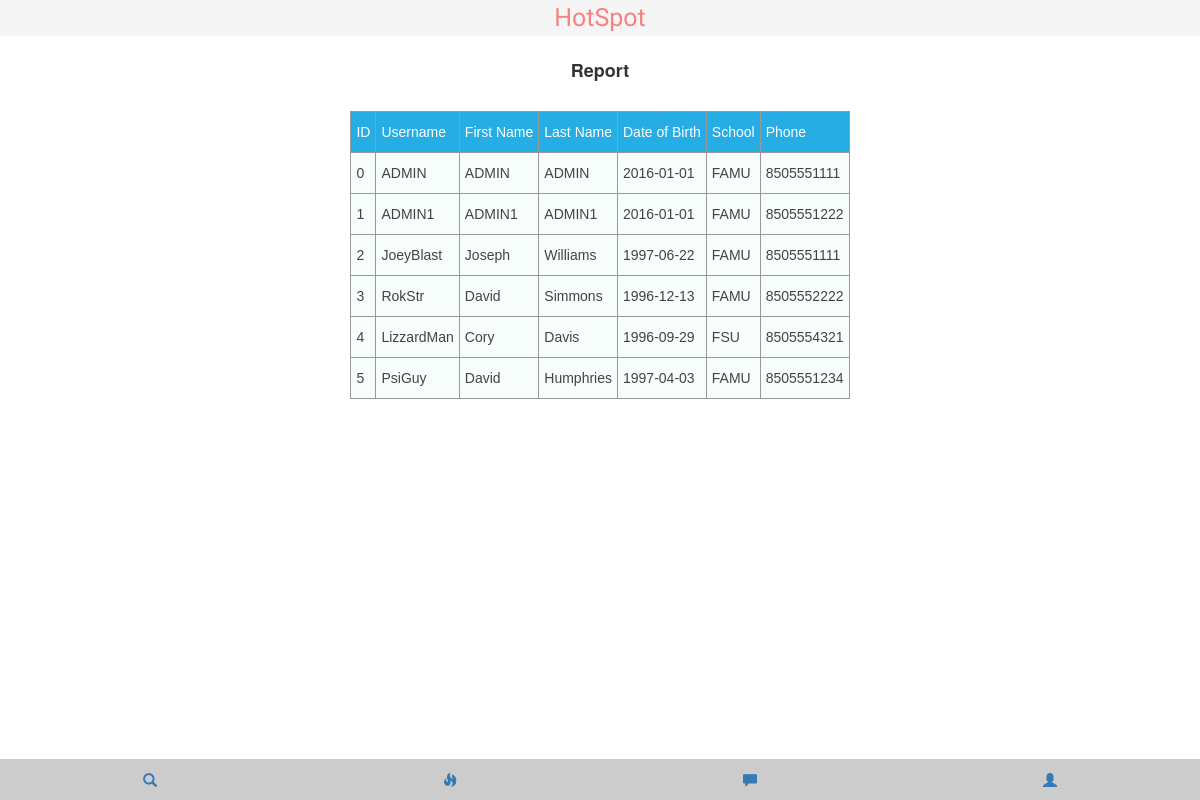
Screenshot of /admin_reportspnum.php with the database file from the repository.
### tables this page shows
CREATE TABLE `user` (
  `U_ID` int(7) NOT NULL,
  `U_ACCT_TYPE` char(1) NOT NULL,
  `U_USERNAME` char(255) NOT NULL,
  `U_F_NAME` char(255) NOT NULL,
  `U_L_NAME` char(255) NOT NULL,
  `U_DOB` date NOT NULL,
  `U_HOME_LAT_DEG` int(2) NOT NULL,
  `U_HOME_LAT_MIN` int(2) NOT NULL,
  `U_HOME_LAT_SEC` int(2) NOT NULL,
  `U_HOME_LONG_DEG` int(2) NOT NULL,
  `U_HOME_LONG_MIN` int(2) NOT NULL,
  `U_HOME_LONG_SEC` int(2) NOT NULL,
  `U_SCHOOL` char(255) DEFAULT NULL,
  `U_PHONE` bigint(20) DEFAULT NULL,
  `U_IMAGE` blob
);

### admin_reportspnum.php (the view, shortened to what this page needs)
<?php
  include("connection.php");
    $pnum = isset($_POST['pnum']) ? $_POST['pnum'] : '';
		$result = mysqli_query($conn, "select * from USER where U_PHONE LIKE '%$pnum%'" );
    include("header.php");
      echo "
      <html>
      <body>
      <head>
      <meta charset='utf-8'>
      <link rel='stylesheet' type='text/css' href='css/template.css'>
      <link rel='stylesheet' type='text/css' href='css/bootstrap-theme.min.css'>
      <meta http-equiv='X-UA-Compatible' content='IE=edge,chrome=1'>
      <meta name='viewport' content='width=device-width, initial-scale=1'>
      <script type='text/javascript' src='//cdn.jsdelivr.net/bootstrap.daterangepicker/2/daterangepicker.js'></script>
      <link rel='stylesheet' type='text/css' href='//cdn.jsdelivr.net/bootstrap.daterangepicker/2/daterangepicker.css' />
      <title>Report</title>
      </head>
      <br>
      <br>
      <br>
      <h4 align='center'><b>Report</b></h4>
      <br>
      <style type='text/css'>
     .tg  {border-collapse:collapse;border-spacing:0;border-color:#999;}
     .tg td{font-family:Arial, sans-serif;font-size:14px;padding:10px 5px;border-style:solid;border-width:1px;overflow:hidden;word-break:normal;border-color:#999;color:#444;background-color:#F7FDFA;}
     .tg th{font-family:Arial, sans-serif;font-size:14px;font-weight:normal;padding:10px 5px;border-style:solid;border-width:1px;overflow:hidden;word-break:normal;border-color:#999;color:#fff;background-color:#26ADE4;}
     .tg .tg-1oey{font-family:Impact, Charcoal, sans-serif !important;;background-color:#ffffff;color:#3531ff;vertical-align:top}
     .tg .tg-yw4l{vertical-align:top}
     .tg .tg-3we0{background-color:#ffffff;vertical-align:top}
     </style>
      <table class='tg' id= results align='center'>
      <tr>
      <th>ID</th>
      <th>Username</th>
      <th>First Name</th>
      <th>Last Name</th>
      <th>Date of Birth</th>
      <th>School</th>
      <th>Phone</th>
      </tr>";
    while ($row = mysqli_fetch_object($result)) {
       echo "<tr>";
       echo "<td>" . $row->U_ID . "</td>";
       echo "<td>" . $row->U_USERNAME . "</td>";
       echo "<td>" . $row->U_F_NAME . "</td>";
       echo "<td>" . $row->U_L_NAME . "</td>";
       echo "<td>" . $row->U_DOB . "</td>";
       echo "<td>" . $row->U_SCHOOL . "</td>";
       echo "<td>" . $row->U_PHONE . "</td>";
       echo "</tr>";    }
       echo "</table>";
    include("nav.php");
?>

### admin_reportspnum.php (style rules this page uses)
.tg { border-collapse:collapse;border-spacing:0;border-color:#999; }
.tg td { font-family:Arial, sans-serif;font-size:14px;padding:10px 5px;border-style:solid;border-width:1px;overflow:hidden;word-break:normal;border-color:#999;color:#444;background-color:#F7FDFA; }
.tg th { font-family:Arial, sans-serif;font-size:14px;font-weight:normal;padding:10px 5px;border-style:solid;border-width:1px;overflow:hidden;word-break:normal;border-color:#999;color:#fff;background-color:#26ADE4; }

### rows the page displays
user: U_ID "0", U_USERNAME "ADMIN", U_F_NAME "ADMIN", U_L_NAME "ADMIN", U_DOB "2016-01-01", U_SCHOOL "FAMU", U_PHONE "8505551111"
user: U_ID "1", U_USERNAME "ADMIN1", U_F_NAME "ADMIN1", U_L_NAME "ADMIN1", U_DOB "2016-01-01", U_SCHOOL "FAMU", U_PHONE "8505551222"
user: U_ID "2", U_USERNAME "JoeyBlast", U_F_NAME "Joseph", U_L_NAME "Williams", U_DOB "1997-06-22", U_SCHOOL "FAMU", U_PHONE "8505551111"
user: U_ID "3", U_USERNAME "RokStr", U_F_NAME "David", U_L_NAME "Simmons", U_DOB "1996-12-13", U_SCHOOL "FAMU", U_PHONE "8505552222"
user: U_ID "4", U_USERNAME "LizzardMan", U_F_NAME "Cory", U_L_NAME "Davis", U_DOB "1996-09-29", U_SCHOOL "FSU", U_PHONE "8505554321"
user: U_ID "5", U_USERNAME "PsiGuy", U_F_NAME "David", U_L_NAME "Humphries", U_DOB "1997-04-03", U_SCHOOL "FAMU", U_PHONE "8505551234"
